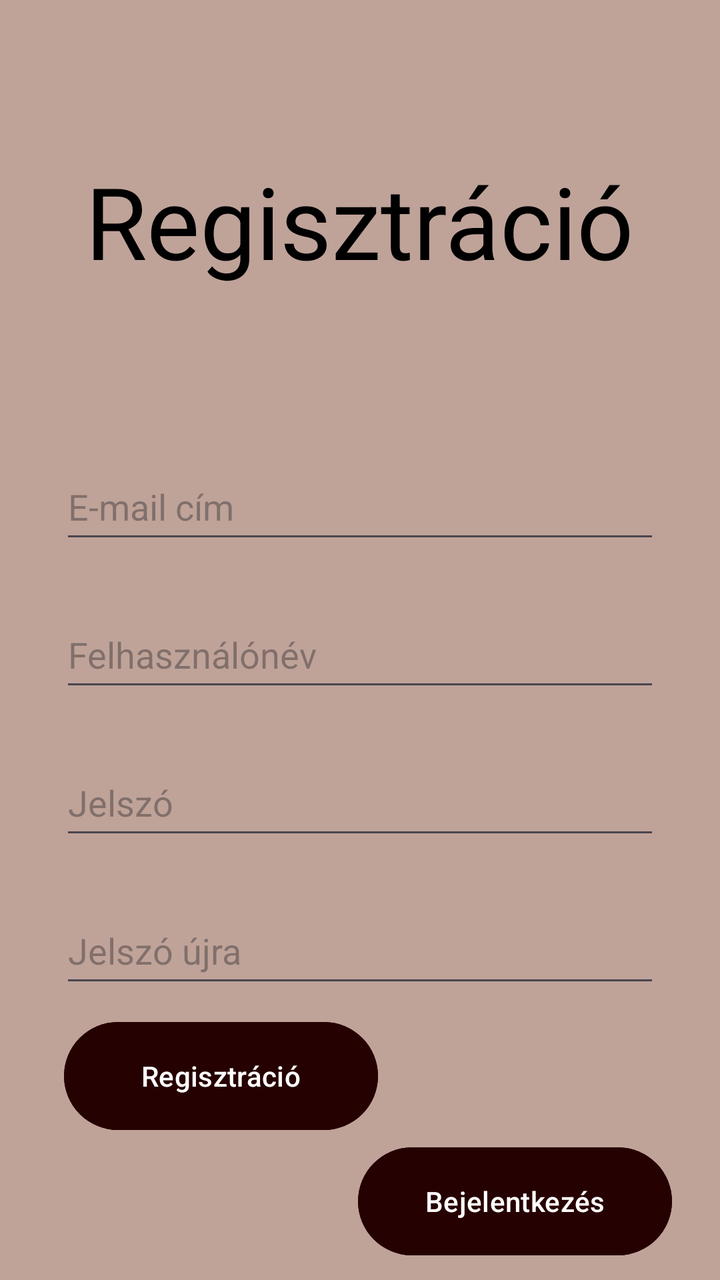
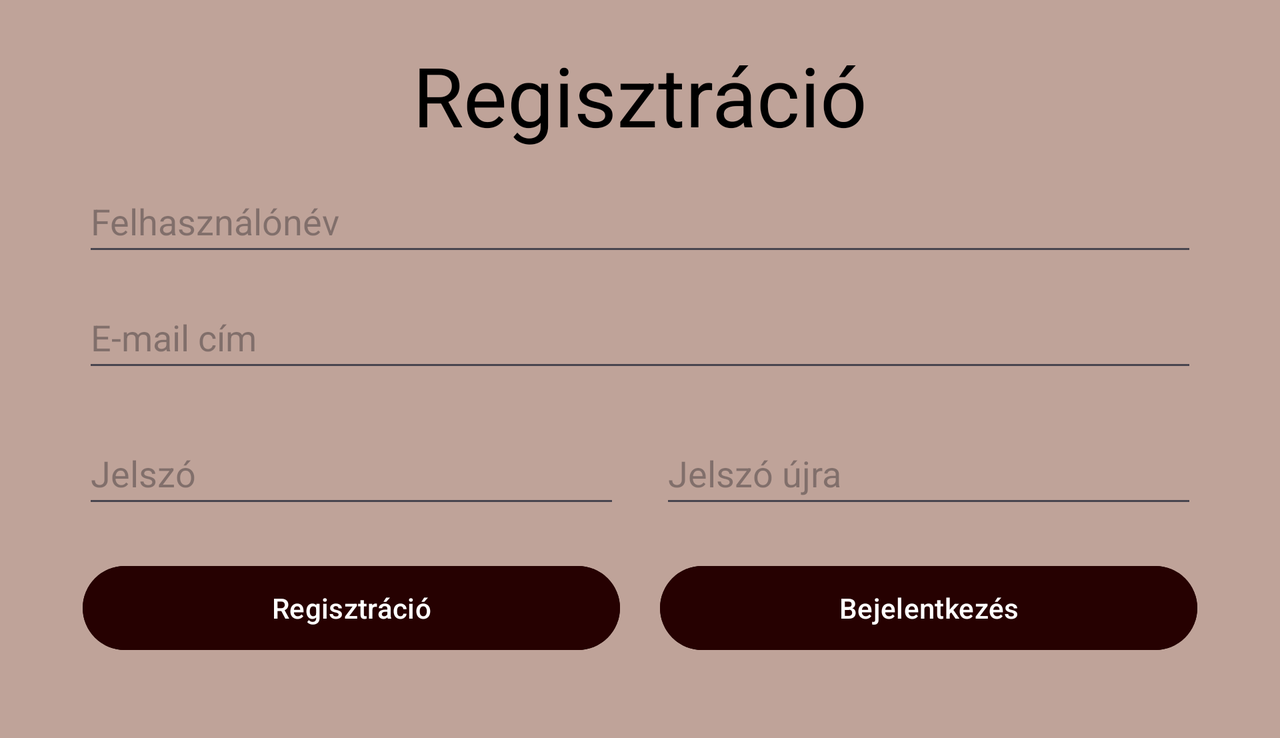

Compare how this app lays out the same screen by default and in its alternative resource folder. The renders come first, then the two layout files and the values they reference.
<!-- AndroidManifest.xml: application theme Theme.RuházatiWebshop -->
<!-- res/layout/activity_regisztracio.xml -->
<?xml version="1.0" encoding="utf-8"?>
<androidx.constraintlayout.widget.ConstraintLayout xmlns:android="http://schemas.android.com/apk/res/android"
    xmlns:app="http://schemas.android.com/apk/res-auto"
    xmlns:tools="http://schemas.android.com/tools"
    android:id="@+id/main"
    android:layout_width="match_parent"
    android:layout_height="match_parent"
    tools:context=".MainActivity"
    android:orientation="vertical"
    android:background="@color/beige">


    <TextView
        android:id="@+id/reg_cime"
        android:layout_width="wrap_content"
        android:layout_height="wrap_content"
        android:text="@string/reg_cime"
        android:textColor="@color/black"
        android:textSize="50sp"
        app:layout_constraintBottom_toTopOf="@+id/editTextEmail"
        app:layout_constraintEnd_toEndOf="parent"
        app:layout_constraintStart_toStartOf="parent"
        app:layout_constraintTop_toTopOf="parent"
        app:layout_constraintVertical_bias="0.482" />

    <EditText
        android:id="@+id/editTextEmail"
        android:layout_width="match_parent"
        android:layout_height="50dp"
        android:layout_marginLeft="30dp"
        android:layout_marginRight="30dp"
        android:ems="10"
        android:hint="@string/email"
        android:inputType="textEmailAddress"
        app:layout_constraintBottom_toBottomOf="parent"
        app:layout_constraintEnd_toEndOf="parent"
        app:layout_constraintStart_toStartOf="parent"
        app:layout_constraintTop_toTopOf="parent"
        app:layout_constraintVertical_bias="0.384" />

    <EditText
        android:id="@+id/editTextUserName"
        android:layout_width="match_parent"
        android:layout_height="50dp"
        android:layout_marginTop="24dp"
        android:ems="10"
        android:hint="@string/felhasznalonev"
        android:inputType="text"
        app:layout_constraintEnd_toEndOf="parent"
        app:layout_constraintStart_toStartOf="parent"
        app:layout_constraintTop_toBottomOf="@+id/editTextEmail"
        android:layout_marginRight="30dp"
        android:layout_marginLeft="30dp"/>

    <EditText
        android:id="@+id/editTextPassword"
        android:layout_width="match_parent"
        android:layout_height="50dp"
        android:layout_marginTop="24dp"
        android:ems="10"
        android:hint="@string/jelszo"
        android:inputType="textPassword"
        app:layout_constraintEnd_toEndOf="parent"
        app:layout_constraintStart_toStartOf="parent"
        app:layout_constraintTop_toBottomOf="@+id/editTextUserName"
        android:layout_marginRight="30dp"
        android:layout_marginLeft="30dp"/>

    <EditText
        android:id="@+id/editTextPasswordAgain"
        android:layout_width="match_parent"
        android:layout_height="50dp"
        android:layout_marginTop="24dp"
        android:ems="10"
        android:hint="@string/jelszo_ujjra"
        android:inputType="textPassword"
        app:layout_constraintEnd_toEndOf="parent"
        app:layout_constraintStart_toStartOf="parent"
        app:layout_constraintTop_toBottomOf="@+id/editTextPassword"
        android:layout_marginRight="30dp"
        android:layout_marginLeft="30dp"/>

    <Button
        android:id="@+id/registerButton"
        android:layout_width="157dp"
        android:layout_height="62dp"
        android:backgroundTint="@color/burgundi"
        android:onClick="register"
        android:text="@string/regisztracio_gomb"
        app:layout_constraintBottom_toBottomOf="parent"
        app:layout_constraintEnd_toEndOf="parent"
        app:layout_constraintHorizontal_bias="0.157"
        app:layout_constraintStart_toStartOf="parent"
        app:layout_constraintTop_toBottomOf="@+id/editTextPasswordAgain"
        app:layout_constraintVertical_bias="0.106" />

    <Button
        android:id="@+id/loginButton"
        android:layout_width="157dp"
        android:layout_height="62dp"
        android:backgroundTint="@color/burgundi"
        android:onClick="bejelentkezes"
        android:text="@string/bejelentkezes"
        app:layout_constraintBottom_toBottomOf="parent"
        app:layout_constraintEnd_toEndOf="parent"
        app:layout_constraintHorizontal_bias="0.881"
        app:layout_constraintStart_toStartOf="parent"
        app:layout_constraintTop_toBottomOf="@+id/registerButton"
        app:layout_constraintVertical_bias="0.075" />

</androidx.constraintlayout.widget.ConstraintLayout>
<!-- resources referenced by this layout -->
<resources>
  <color name="beige">#BFA399</color>
  <color name="black">#FF000000</color>
  <color name="burgundi">#260101</color>
  <string name="bejelentkezes">Bejelentkezés</string>
  <string name="email">E-mail cím</string>
  <string name="felhasznalonev">Felhasználónév</string>
  <string name="jelszo">Jelszó</string>
  <string name="jelszo_ujjra">Jelszó újra</string>
  <string name="reg_cime">Regisztráció</string>
  <string name="regisztracio_gomb">Regisztráció</string>
  <style name="Theme.RuházatiWebshop" parent="Base.Theme.RuházatiWebshop" />
  <style name="Base.Theme.RuházatiWebshop" parent="Theme.Material3.DayNight.NoActionBar">
          
          
      </style>
</resources>
<!-- res/layout-land/activity_regisztracio.xml (the repository's variant of the layout above) -->
<!-- drawn on the phone turned sideways -->
<?xml version="1.0" encoding="utf-8"?>
<ScrollView xmlns:android="http://schemas.android.com/apk/res/android"
    xmlns:app="http://schemas.android.com/apk/res-auto"
    xmlns:tools="http://schemas.android.com/tools"
    android:layout_width="match_parent"
    android:layout_height="match_parent"
    android:fillViewport="true"
    android:background="@color/beige">

    <LinearLayout
        android:id="@+id/main"
        android:layout_width="match_parent"
        android:layout_height="wrap_content"
        android:orientation="vertical"
        tools:context=".RegisztracioActivity"
        android:paddingBottom="20dp">

        <TextView
            android:id="@+id/reg_cime"
            android:layout_width="wrap_content"
            android:layout_height="wrap_content"
            android:layout_marginLeft="20pt"
            android:layout_marginTop="20dp"
            android:layout_marginRight="20pt"
            android:text="@string/reg_cime"
            android:textColor="@color/black"
            android:textSize="20pt"
            android:layout_gravity="center_horizontal"/>

        <EditText
            android:id="@+id/editTextUserName"
            android:layout_width="match_parent"
            android:layout_height="48dp"
            android:layout_marginLeft="20pt"
            android:layout_marginTop="10dp"
            android:layout_marginRight="20pt"
            android:ems="10"
            android:hint="@string/felhasznalonev"
            android:inputType="textEmailAddress"
            android:imeOptions="actionDone"/>

        <EditText
            android:id="@+id/editTextEmail"
            android:layout_width="match_parent"
            android:layout_height="48dp"
            android:layout_marginLeft="20pt"
            android:layout_marginTop="10dp"
            android:layout_marginRight="20pt"
            android:ems="10"
            android:hint="@string/email"
            android:inputType="textEmailAddress"
            android:imeOptions="actionDone"/>

        <LinearLayout
            android:layout_width="match_parent"
            android:layout_height="wrap_content"
            android:orientation="horizontal"
            android:layout_marginStart="20pt"
            android:layout_marginEnd="20pt"
            android:layout_marginTop="20dp">

            <EditText
                android:id="@+id/editTextPassword"
                android:layout_width="0dp"
                android:layout_height="48dp"
                android:layout_weight="1"
                android:layout_marginEnd="10dp"
                android:ems="10"
                android:hint="@string/jelszo"
                android:inputType="textPassword"
                android:imeOptions="actionDone"/>

            <EditText
                android:id="@+id/editTextPasswordAgain"
                android:layout_width="0dp"
                android:layout_height="48dp"
                android:layout_weight="1"
                android:layout_marginStart="10dp"
                android:ems="10"
                android:hint="@string/jelszo_ujjra"
                android:inputType="textPassword"
                android:imeOptions="actionDone"/>
        </LinearLayout>

        <LinearLayout
            android:layout_width="match_parent"
            android:layout_height="wrap_content"
            android:orientation="horizontal"
            android:layout_marginTop="20dp"
            android:layout_marginLeft="20pt"
            android:layout_marginRight="20pt"
            android:layout_marginBottom="20dp">

            <Button
                android:layout_width="0dp"
                android:layout_height="50dp"
                android:layout_weight="1"
                android:layout_marginEnd="10dp"
                android:backgroundTint="@color/burgundi"
                android:onClick="register"
                android:text="@string/regisztracio_gomb"
                android:textColor="@color/white"/>

            <Button
                android:id="@+id/loginButton"
                android:layout_width="0dp"
                android:layout_height="50dp"
                android:layout_weight="1"
                android:layout_marginStart="10dp"
                android:backgroundTint="@color/burgundi"
                android:onClick="backToLogin"
                android:text="@string/bejelentkezes"
                android:textColor="@color/white"/>
        </LinearLayout>
    </LinearLayout>
</ScrollView>
<!-- resources referenced by the variant -->
<!-- as the phone turned sideways resolves them -->
<resources>
  <color name="beige">#BFA399</color>
  <color name="black">#FF000000</color>
  <color name="burgundi">#260101</color>
  <color name="white">#FFFFFFFF</color>
  <string name="bejelentkezes">Bejelentkezés</string>
  <string name="email">E-mail cím</string>
  <string name="felhasznalonev">Felhasználónév</string>
  <string name="jelszo">Jelszó</string>
  <string name="jelszo_ujjra">Jelszó újra</string>
  <string name="reg_cime">Regisztráció</string>
  <string name="regisztracio_gomb">Regisztráció</string>
  <style name="Theme.RuházatiWebshop" parent="Base.Theme.RuházatiWebshop" />
  <style name="Base.Theme.RuházatiWebshop" parent="Theme.Material3.DayNight.NoActionBar">
          
          
      </style>
</resources>
